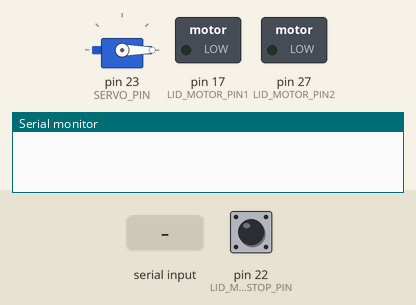
Bench run of a sketch on a simulated Arduino Mega 2560, built with avr-gcc and run on an emulated ATmega2560. Shown: servo, switched loads named in the sketch (green lamp = pin HIGH), the last lines printed to the serial monitor. The inputs (shaded band) are chosen by the test bench; at power-on: pin 22 (LID_MOTOR_STOP_PIN) HIGH.

Above: at 1.2 s.
1.3 s: "OPEN_LID\n" received over Serial
At 1.7 s:
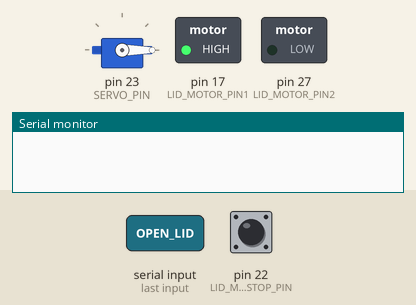
4.3 s: "CLOSE_LID\n" received over Serial
At 5.2 s:
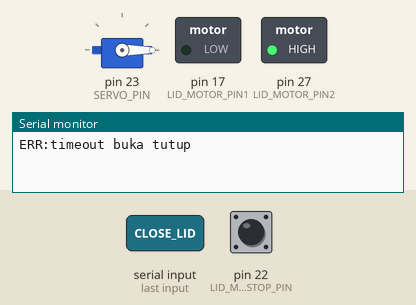
7.3 s: "DROP\n" received over Serial
At 8.5 s:
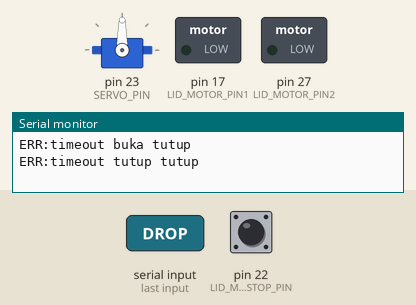
Timing chart, 0 to 10.3 s (numbered marks = the images above; inputs shaded):
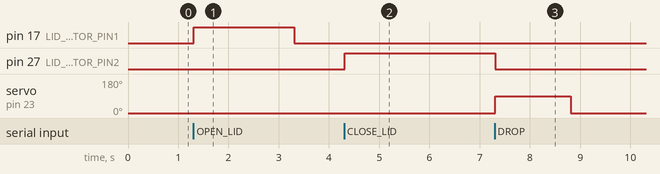

The sketch:

arduino_controller.ino
```cpp
// File: arduino_controller.ino
// Arduino code for Smart Trash Bin actuator control with limit switches and safety
// Pin dan parameter diambil dari config.json (atau hardcode sesuai asumsi)

#include <Servo.h>

// Asumsi pin GPIO (bisa disesuaikan dengan config.json di Raspberry Pi)
#define LID_MOTOR_PIN1 17
#define LID_MOTOR_PIN2 27
#define LID_MOTOR_STOP_PIN 22  // limit switch tutup
#define SERVO_PIN 23
#define STEPPER_STEP_PIN 5
#define STEPPER_DIR_PIN 6
#define LIMIT_LEFT_PIN 24
#define LIMIT_RIGHT_PIN 25

Servo chamberServo;

// Posisi stepper (dalam step, misal 1000 step per chamber)
const int positions[4] = {0, 1000, 2000, 3000};
int currentPosition = 0;

void setup() {
  Serial.begin(9600);
  pinMode(LID_MOTOR_PIN1, OUTPUT);
  pinMode(LID_MOTOR_PIN2, OUTPUT);
  pinMode(STEPPER_STEP_PIN, OUTPUT);
  pinMode(STEPPER_DIR_PIN, OUTPUT);

  pinMode(LIMIT_LEFT_PIN, INPUT_PULLUP);
  pinMode(LIMIT_RIGHT_PIN, INPUT_PULLUP);
  pinMode(LID_MOTOR_STOP_PIN, INPUT_PULLUP);

  chamberServo.attach(SERVO_PIN);
  chamberServo.write(0); // closed position
}

void loop() {
  if (Serial.available()) {
    String command = Serial.readStringUntil('\n');
    command.trim();

    if (command == "OPEN_LID") {
      openLid();
    } else if (command == "CLOSE_LID") {
      closeLid();
    } else if (command.startsWith("GOTO:")) {
      int target = command.substring(5).toInt();
      moveToChamber(target);
    } else if (command == "DROP") {
      releaseTrash();
    } else if (command == "HOME") {
      moveToChamber(0);
    } else {
      Serial.println("ERR:perintah tidak dikenal");
    }
  }
}

void openLid() {
  digitalWrite(LID_MOTOR_PIN1, HIGH);
  digitalWrite(LID_MOTOR_PIN2, LOW);
  unsigned long startTime = millis();
  while (millis() - startTime < 2000) {
    if (digitalRead(LID_MOTOR_STOP_PIN) == LOW) {
      stopLid();
      Serial.println("OK:tutup sudah kebuka");
      return;
    }
  }
  stopLid();
  Serial.println("ERR:timeout buka tutup");
}

void closeLid() {
  digitalWrite(LID_MOTOR_PIN1, LOW);
  digitalWrite(LID_MOTOR_PIN2, HIGH);
  unsigned long startTime = millis();
  while (digitalRead(LID_MOTOR_STOP_PIN) == HIGH && millis() - startTime < 3000) {
    // nunggu sampai tutup beneran nutup atau timeout
  }
  stopLid();
  if (digitalRead(LID_MOTOR_STOP_PIN) == LOW) {
    Serial.println("OK:tutup sudah nutup");
  } else {
    Serial.println("ERR:timeout tutup tutup");
  }
}

void stopLid() {
  digitalWrite(LID_MOTOR_PIN1, LOW);
  digitalWrite(LID_MOTOR_PIN2, LOW);
}

void moveToChamber(int targetIndex) {
  if (targetIndex < 0 || targetIndex > 3) {
    Serial.println("ERR:chamber tidak ada");
    return;
  }

  int targetPos = positions[targetIndex];
  int steps = abs(targetPos - currentPosition);
  bool dir = targetPos > currentPosition;

  digitalWrite(STEPPER_DIR_PIN, dir);
  unsigned long startTime = millis();
  for (int i = 0; i < steps; i++) {
    if (dir && digitalRead(LIMIT_RIGHT_PIN) == LOW) {
      Serial.println("ERR:limit kanan aktif");
      break;
    }
    if (!dir && digitalRead(LIMIT_LEFT_PIN) == LOW) {
      Serial.println("ERR:limit kiri aktif");
      break;
    }
    if (millis() - startTime > 5000) {
      Serial.println("ERR:timeout stepper");
      break;
    }
    digitalWrite(STEPPER_STEP_PIN, HIGH);
    delayMicroseconds(800);
    digitalWrite(STEPPER_STEP_PIN, LOW);
    delayMicroseconds(800);
  }
  currentPosition = targetPos;
  Serial.print("OK:chamber ke-");
  Serial.println(targetIndex);
}

void releaseTrash() {
  chamberServo.write(90);  // buka
  delay(1500);
  chamberServo.write(0);   // tutup lagi
  delay(500);
  Serial.println("OK:chamber sudah dibuka");
}
```

Measured:
- after the input at 1.3 s, pin 17 (LID_MOTOR_PIN1): LOW → HIGH at once, → LOW 2.0 s later
- after the input at 4.3 s, pin 27 (LID_MOTOR_PIN2): LOW → HIGH at once
- after the input at 7.3 s, servo on pin 23 (SERVO_PIN): 0° → 90° at once, → 0° 1.5 s later
